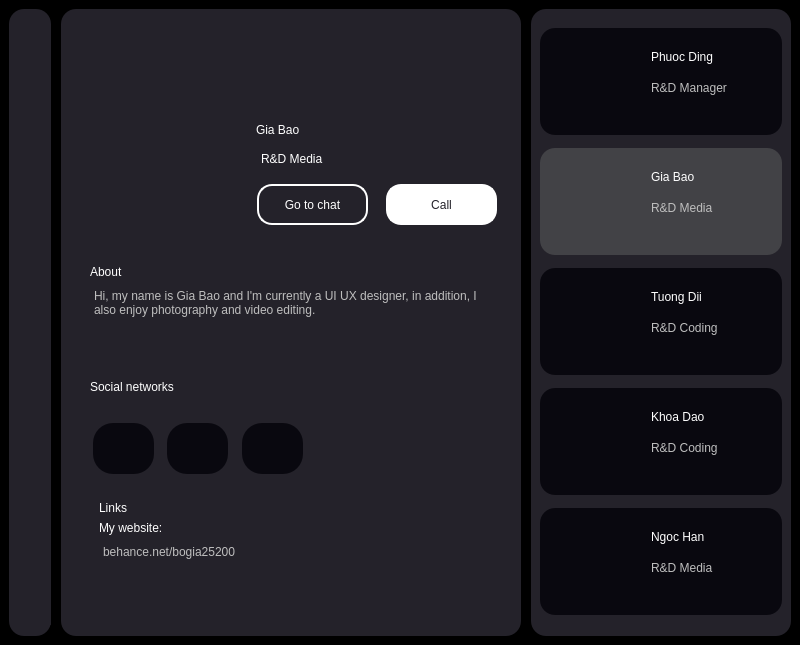
<?xml version="1.0" encoding="UTF-8"?>
<ui version="4.0">
 <class>MainWindow</class>
 <widget class="QMainWindow" name="MainWindow">
  <property name="geometry">
   <rect>
    <x>0</x>
    <y>0</y>
    <width>800</width>
    <height>600</height>
   </rect>
  </property>
  <property name="windowTitle">
   <string>MainWindow</string>
  </property>
  <widget class="QWidget" name="centralwidget">
   <property name="styleSheet">
    <string notr="true">background-color: black;</string>
   </property>
   <layout class="QHBoxLayout" name="horizontalLayout">
    <property name="spacing">
     <number>10</number>
    </property>
    <item>
     <widget class="QWidget" name="widget" native="true">
      <property name="minimumSize">
       <size>
        <width>42</width>
        <height>0</height>
       </size>
      </property>
      <property name="maximumSize">
       <size>
        <width>42</width>
        <height>16777215</height>
       </size>
      </property>
      <property name="styleSheet">
       <string notr="true">background-color: #24222A;
border-radius: 15px;</string>
      </property>
      <layout class="QVBoxLayout" name="verticalLayout">
       <item>
        <widget class="QWidget" name="widget_4" native="true">
         <widget class="QLabel" name="label_7">
          <property name="geometry">
           <rect>
            <x>0</x>
            <y>10</y>
            <width>20</width>
            <height>20</height>
           </rect>
          </property>
          <property name="text">
           <string/>
          </property>
          <property name="pixmap">
           <pixmap>../img/icons8-home-30.png</pixmap>
          </property>
          <property name="scaledContents">
           <bool>true</bool>
          </property>
         </widget>
         <widget class="QLabel" name="label_8">
          <property name="geometry">
           <rect>
            <x>0</x>
            <y>40</y>
            <width>20</width>
            <height>20</height>
           </rect>
          </property>
          <property name="text">
           <string/>
          </property>
          <property name="pixmap">
           <pixmap>../img/icons8-images-folder-48.png</pixmap>
          </property>
          <property name="scaledContents">
           <bool>true</bool>
          </property>
         </widget>
         <widget class="QLabel" name="label_9">
          <property name="geometry">
           <rect>
            <x>1</x>
            <y>70</y>
            <width>20</width>
            <height>20</height>
           </rect>
          </property>
          <property name="text">
           <string/>
          </property>
          <property name="pixmap">
           <pixmap>../img/icons8-friends-48.png</pixmap>
          </property>
          <property name="scaledContents">
           <bool>true</bool>
          </property>
         </widget>
        </widget>
       </item>
       <item>
        <widget class="QWidget" name="widget_5" native="true">
         <property name="minimumSize">
          <size>
           <width>40</width>
           <height>40</height>
          </size>
         </property>
         <property name="maximumSize">
          <size>
           <width>40</width>
           <height>40</height>
          </size>
         </property>
         <widget class="QLabel" name="label_6">
          <property name="geometry">
           <rect>
            <x>2</x>
            <y>16</y>
            <width>20</width>
            <height>20</height>
           </rect>
          </property>
          <property name="text">
           <string/>
          </property>
          <property name="pixmap">
           <pixmap>../img/icons8-qr-64.png</pixmap>
          </property>
          <property name="scaledContents">
           <bool>true</bool>
          </property>
         </widget>
        </widget>
       </item>
      </layout>
     </widget>
    </item>
    <item>
     <widget class="QWidget" name="widget_2" native="true">
      <property name="styleSheet">
       <string notr="true">background-color: #24222A;
border-radius: 15px;</string>
      </property>
      <layout class="QVBoxLayout" name="verticalLayout_3">
       <property name="leftMargin">
        <number>20</number>
       </property>
       <item>
        <widget class="QWidget" name="widget_6" native="true">
         <property name="minimumSize">
          <size>
           <width>0</width>
           <height>80</height>
          </size>
         </property>
         <property name="maximumSize">
          <size>
           <width>16777215</width>
           <height>80</height>
          </size>
         </property>
         <widget class="QPushButton" name="btn_back">
          <property name="geometry">
           <rect>
            <x>0</x>
            <y>19</y>
            <width>75</width>
            <height>24</height>
           </rect>
          </property>
          <property name="cursor">
           <cursorShape>PointingHandCursor</cursorShape>
          </property>
          <property name="text">
           <string/>
          </property>
          <property name="icon">
           <iconset>
            <normaloff>../img/icons8-left-arrow-50.png</normaloff>../img/icons8-left-arrow-50.png</iconset>
          </property>
          <property name="iconSize">
           <size>
            <width>30</width>
            <height>30</height>
           </size>
          </property>
         </widget>
        </widget>
       </item>
       <item>
        <widget class="QWidget" name="widget_7" native="true">
         <property name="minimumSize">
          <size>
           <width>0</width>
           <height>140</height>
          </size>
         </property>
         <property name="maximumSize">
          <size>
           <width>16777215</width>
           <height>140</height>
          </size>
         </property>
         <layout class="QHBoxLayout" name="horizontalLayout_2">
          <property name="topMargin">
           <number>0</number>
          </property>
          <property name="bottomMargin">
           <number>0</number>
          </property>
          <item>
           <widget class="QWidget" name="widget_11" native="true">
            <property name="minimumSize">
             <size>
              <width>160</width>
              <height>0</height>
             </size>
            </property>
            <property name="maximumSize">
             <size>
              <width>160</width>
              <height>16777215</height>
             </size>
            </property>
            <widget class="QLabel" name="label_60">
             <property name="geometry">
              <rect>
               <x>0</x>
               <y>-3</y>
               <width>130</width>
               <height>120</height>
              </rect>
             </property>
             <property name="text">
              <string/>
             </property>
             <property name="pixmap">
              <pixmap>../img/bao (2).png</pixmap>
             </property>
             <property name="scaledContents">
              <bool>true</bool>
             </property>
            </widget>
           </widget>
          </item>
          <item>
           <widget class="QWidget" name="widget_12" native="true">
            <widget class="QLabel" name="label_61">
             <property name="geometry">
              <rect>
               <x>0</x>
               <y>10</y>
               <width>111</width>
               <height>31</height>
              </rect>
             </property>
             <property name="styleSheet">
              <string notr="true">font: 700 16pt &quot;Arial&quot;;
color: #ffffff;</string>
             </property>
             <property name="text">
              <string>Gia Bao</string>
             </property>
            </widget>
            <widget class="QLabel" name="label_62">
             <property name="enabled">
              <bool>true</bool>
             </property>
             <property name="geometry">
              <rect>
               <x>5</x>
               <y>45</y>
               <width>91</width>
               <height>20</height>
              </rect>
             </property>
             <property name="styleSheet">
              <string notr="true">font: 700 10pt &quot;Arial&quot;;
color: #ffffff;
</string>
             </property>
             <property name="text">
              <string>R&amp;D Media</string>
             </property>
            </widget>
            <widget class="QPushButton" name="pushButton">
             <property name="geometry">
              <rect>
               <x>1</x>
               <y>80</y>
               <width>111</width>
               <height>41</height>
              </rect>
             </property>
             <property name="styleSheet">
              <string notr="true">border: 2px solid #ffffff;
font: 12pt &quot;Arial&quot;;
color: #ffffff;</string>
             </property>
             <property name="text">
              <string>Go to chat</string>
             </property>
            </widget>
            <widget class="QPushButton" name="pushButton_2">
             <property name="geometry">
              <rect>
               <x>130</x>
               <y>80</y>
               <width>111</width>
               <height>41</height>
              </rect>
             </property>
             <property name="styleSheet">
              <string notr="true">border: 2px solid #ffffff;
background-color: #ffffff;
font: 12pt &quot;Arial&quot;;
color: #24222A;</string>
             </property>
             <property name="text">
              <string>Call</string>
             </property>
            </widget>
           </widget>
          </item>
         </layout>
        </widget>
       </item>
       <item>
        <widget class="QWidget" name="widget_10" native="true">
         <property name="minimumSize">
          <size>
           <width>0</width>
           <height>100</height>
          </size>
         </property>
         <property name="maximumSize">
          <size>
           <width>16777215</width>
           <height>100</height>
          </size>
         </property>
         <layout class="QVBoxLayout" name="verticalLayout_4">
          <property name="topMargin">
           <number>15</number>
          </property>
          <item>
           <widget class="QLabel" name="label_66">
            <property name="enabled">
             <bool>true</bool>
            </property>
            <property name="styleSheet">
             <string notr="true">font: 700 15pt &quot;Arial&quot;;
color: #ffffff;</string>
            </property>
            <property name="text">
             <string>About</string>
            </property>
           </widget>
          </item>
          <item>
           <widget class="QPlainTextEdit" name="plainTextEdit">
            <property name="enabled">
             <bool>false</bool>
            </property>
            <property name="plainText">
             <string>Hi, my name is Gia Bao and I'm currently a UI UX designer, in addition, I also enjoy photography and video editing.</string>
            </property>
           </widget>
          </item>
         </layout>
        </widget>
       </item>
       <item>
        <widget class="QWidget" name="widget_8" native="true">
         <property name="minimumSize">
          <size>
           <width>0</width>
           <height>130</height>
          </size>
         </property>
         <property name="maximumSize">
          <size>
           <width>16777215</width>
           <height>130</height>
          </size>
         </property>
         <layout class="QVBoxLayout" name="verticalLayout_5">
          <property name="spacing">
           <number>0</number>
          </property>
          <property name="topMargin">
           <number>0</number>
          </property>
          <item>
           <widget class="QLabel" name="label_67">
            <property name="enabled">
             <bool>true</bool>
            </property>
            <property name="styleSheet">
             <string notr="true">font: 700 15pt &quot;Arial&quot;;
color: #ffffff;</string>
            </property>
            <property name="text">
             <string>Social networks</string>
            </property>
           </widget>
          </item>
          <item>
           <widget class="QWidget" name="widget_13" native="true">
            <property name="layoutDirection">
             <enum>Qt::LeftToRight</enum>
            </property>
            <widget class="QGraphicsView" name="graphicsView_6">
             <property name="geometry">
              <rect>
               <x>77</x>
               <y>6</y>
               <width>61</width>
               <height>51</height>
              </rect>
             </property>
             <property name="minimumSize">
              <size>
               <width>61</width>
               <height>51</height>
              </size>
             </property>
             <property name="maximumSize">
              <size>
               <width>61</width>
               <height>51</height>
              </size>
             </property>
             <property name="styleSheet">
              <string notr="true">border-radius: 20px;
background-color: #09080F;</string>
             </property>
            </widget>
            <widget class="QGraphicsView" name="graphicsView_7">
             <property name="geometry">
              <rect>
               <x>152</x>
               <y>6</y>
               <width>61</width>
               <height>51</height>
              </rect>
             </property>
             <property name="minimumSize">
              <size>
               <width>61</width>
               <height>51</height>
              </size>
             </property>
             <property name="maximumSize">
              <size>
               <width>61</width>
               <height>51</height>
              </size>
             </property>
             <property name="styleSheet">
              <string notr="true">border-radius: 20px;
background-color: #09080F;</string>
             </property>
            </widget>
            <widget class="QGraphicsView" name="graphicsView_5">
             <property name="geometry">
              <rect>
               <x>3</x>
               <y>6</y>
               <width>61</width>
               <height>51</height>
              </rect>
             </property>
             <property name="minimumSize">
              <size>
               <width>61</width>
               <height>51</height>
              </size>
             </property>
             <property name="maximumSize">
              <size>
               <width>61</width>
               <height>51</height>
              </size>
             </property>
             <property name="styleSheet">
              <string notr="true">border-radius: 20px;
background-color: #09080F;</string>
             </property>
            </widget>
            <widget class="QLabel" name="label_2">
             <property name="geometry">
              <rect>
               <x>20</x>
               <y>18</y>
               <width>25</width>
               <height>25</height>
              </rect>
             </property>
             <property name="styleSheet">
              <string notr="true">background-color: #09080F;</string>
             </property>
             <property name="text">
              <string/>
             </property>
             <property name="pixmap">
              <pixmap>../img/facebook.png</pixmap>
             </property>
             <property name="scaledContents">
              <bool>true</bool>
             </property>
            </widget>
            <widget class="QLabel" name="label_3">
             <property name="geometry">
              <rect>
               <x>95</x>
               <y>18</y>
               <width>25</width>
               <height>25</height>
              </rect>
             </property>
             <property name="styleSheet">
              <string notr="true">background-color: #09080F;</string>
             </property>
             <property name="text">
              <string/>
             </property>
             <property name="pixmap">
              <pixmap>../img/instagram.png</pixmap>
             </property>
             <property name="scaledContents">
              <bool>true</bool>
             </property>
            </widget>
            <widget class="QLabel" name="label_4">
             <property name="geometry">
              <rect>
               <x>170</x>
               <y>19</y>
               <width>25</width>
               <height>25</height>
              </rect>
             </property>
             <property name="styleSheet">
              <string notr="true">background-color: #09080F;</string>
             </property>
             <property name="text">
              <string/>
             </property>
             <property name="pixmap">
              <pixmap>../img/linkedin.png</pixmap>
             </property>
             <property name="scaledContents">
              <bool>true</bool>
             </property>
            </widget>
           </widget>
          </item>
         </layout>
        </widget>
       </item>
       <item>
        <widget class="QWidget" name="widget_9" native="true">
         <layout class="QHBoxLayout" name="horizontalLayout_3">
          <item>
           <widget class="QWidget" name="widget_14" native="true">
            <layout class="QVBoxLayout" name="verticalLayout_6">
             <property name="topMargin">
              <number>0</number>
             </property>
             <item>
              <widget class="QLabel" name="label_68">
               <property name="enabled">
                <bool>true</bool>
               </property>
               <property name="styleSheet">
                <string notr="true">font: 700 15pt &quot;Arial&quot;;
color: #ffffff;</string>
               </property>
               <property name="text">
                <string>Links</string>
               </property>
              </widget>
             </item>
             <item>
              <widget class="QLabel" name="label_69">
               <property name="enabled">
                <bool>true</bool>
               </property>
               <property name="styleSheet">
                <string notr="true">color: #ffffff;
font: 12pt &quot;Arial&quot;;</string>
               </property>
               <property name="text">
                <string>My website:</string>
               </property>
              </widget>
             </item>
             <item>
              <widget class="QPlainTextEdit" name="plainTextEdit_2">
               <property name="enabled">
                <bool>false</bool>
               </property>
               <property name="plainText">
                <string>behance.net/bogia25200</string>
               </property>
              </widget>
             </item>
            </layout>
           </widget>
          </item>
          <item>
           <widget class="QWidget" name="widget_15" native="true">
            <property name="minimumSize">
             <size>
              <width>60</width>
              <height>0</height>
             </size>
            </property>
            <property name="maximumSize">
             <size>
              <width>60</width>
              <height>16777215</height>
             </size>
            </property>
            <widget class="QLabel" name="label_5">
             <property name="geometry">
              <rect>
               <x>20</x>
               <y>44</y>
               <width>30</width>
               <height>30</height>
              </rect>
             </property>
             <property name="text">
              <string/>
             </property>
             <property name="pixmap">
              <pixmap>../img/icons8-external-link-64.png</pixmap>
             </property>
             <property name="scaledContents">
              <bool>true</bool>
             </property>
            </widget>
           </widget>
          </item>
         </layout>
        </widget>
       </item>
      </layout>
     </widget>
    </item>
    <item>
     <widget class="QWidget" name="widget_3" native="true">
      <property name="minimumSize">
       <size>
        <width>260</width>
        <height>0</height>
       </size>
      </property>
      <property name="maximumSize">
       <size>
        <width>260</width>
        <height>16777215</height>
       </size>
      </property>
      <property name="styleSheet">
       <string notr="true">background-color: #24222A;
border-radius: 15px;</string>
      </property>
      <layout class="QVBoxLayout" name="verticalLayout_2">
       <property name="leftMargin">
        <number>9</number>
       </property>
       <property name="topMargin">
        <number>12</number>
       </property>
       <item>
        <widget class="QFrame" name="frame_12">
         <property name="minimumSize">
          <size>
           <width>0</width>
           <height>107</height>
          </size>
         </property>
         <property name="maximumSize">
          <size>
           <width>16777215</width>
           <height>107</height>
          </size>
         </property>
         <property name="styleSheet">
          <string notr="true">background-color: #09080F;
border-radius: 15px;</string>
         </property>
         <property name="frameShape">
          <enum>QFrame::StyledPanel</enum>
         </property>
         <property name="frameShadow">
          <enum>QFrame::Raised</enum>
         </property>
         <widget class="QLabel" name="label_45">
          <property name="geometry">
           <rect>
            <x>8</x>
            <y>6</y>
            <width>100</width>
            <height>91</height>
           </rect>
          </property>
          <property name="text">
           <string/>
          </property>
          <property name="pixmap">
           <pixmap>../img/anhPhuoc.png</pixmap>
          </property>
          <property name="scaledContents">
           <bool>true</bool>
          </property>
         </widget>
         <widget class="QLabel" name="label_46">
          <property name="geometry">
           <rect>
            <x>111</x>
            <y>19</y>
            <width>91</width>
            <height>20</height>
           </rect>
          </property>
          <property name="styleSheet">
           <string notr="true">font: 700 12pt &quot;Arial&quot;;
color: #ffffff;</string>
          </property>
          <property name="text">
           <string>Phuoc Ding</string>
          </property>
         </widget>
         <widget class="QLabel" name="label_47">
          <property name="enabled">
           <bool>false</bool>
          </property>
          <property name="geometry">
           <rect>
            <x>111</x>
            <y>50</y>
            <width>91</width>
            <height>20</height>
           </rect>
          </property>
          <property name="styleSheet">
           <string notr="true">font: 700 10pt &quot;Arial&quot;;
</string>
          </property>
          <property name="text">
           <string>R&amp;D Manager</string>
          </property>
         </widget>
        </widget>
       </item>
       <item>
        <widget class="QFrame" name="frame_11">
         <property name="maximumSize">
          <size>
           <width>16777215</width>
           <height>107</height>
          </size>
         </property>
         <property name="styleSheet">
          <string notr="true">background-color: #424246;
border-radius: 15px;</string>
         </property>
         <property name="frameShape">
          <enum>QFrame::StyledPanel</enum>
         </property>
         <property name="frameShadow">
          <enum>QFrame::Raised</enum>
         </property>
         <widget class="QLabel" name="label_42">
          <property name="geometry">
           <rect>
            <x>8</x>
            <y>6</y>
            <width>100</width>
            <height>91</height>
           </rect>
          </property>
          <property name="text">
           <string/>
          </property>
          <property name="pixmap">
           <pixmap>../img/bao (2).png</pixmap>
          </property>
          <property name="scaledContents">
           <bool>true</bool>
          </property>
         </widget>
         <widget class="QLabel" name="label_43">
          <property name="geometry">
           <rect>
            <x>111</x>
            <y>19</y>
            <width>91</width>
            <height>20</height>
           </rect>
          </property>
          <property name="styleSheet">
           <string notr="true">font: 700 12pt &quot;Arial&quot;;
color: #ffffff;</string>
          </property>
          <property name="text">
           <string>Gia Bao</string>
          </property>
         </widget>
         <widget class="QLabel" name="label_44">
          <property name="enabled">
           <bool>false</bool>
          </property>
          <property name="geometry">
           <rect>
            <x>111</x>
            <y>50</y>
            <width>91</width>
            <height>20</height>
           </rect>
          </property>
          <property name="styleSheet">
           <string notr="true">font: 700 10pt &quot;Arial&quot;;
</string>
          </property>
          <property name="text">
           <string>R&amp;D Media</string>
          </property>
         </widget>
        </widget>
       </item>
       <item>
        <widget class="QFrame" name="frame_14">
         <property name="maximumSize">
          <size>
           <width>16777215</width>
           <height>107</height>
          </size>
         </property>
         <property name="styleSheet">
          <string notr="true">background-color: #09080F;
border-radius: 15px;</string>
         </property>
         <property name="frameShape">
          <enum>QFrame::StyledPanel</enum>
         </property>
         <property name="frameShadow">
          <enum>QFrame::Raised</enum>
         </property>
         <widget class="QLabel" name="label_57">
          <property name="geometry">
           <rect>
            <x>8</x>
            <y>6</y>
            <width>100</width>
            <height>91</height>
           </rect>
          </property>
          <property name="text">
           <string/>
          </property>
          <property name="pixmap">
           <pixmap>../img/TuongDii.png</pixmap>
          </property>
          <property name="scaledContents">
           <bool>true</bool>
          </property>
         </widget>
         <widget class="QLabel" name="label_58">
          <property name="geometry">
           <rect>
            <x>111</x>
            <y>19</y>
            <width>91</width>
            <height>20</height>
           </rect>
          </property>
          <property name="styleSheet">
           <string notr="true">font: 700 12pt &quot;Arial&quot;;
color: #ffffff;</string>
          </property>
          <property name="text">
           <string>Tuong Dii</string>
          </property>
         </widget>
         <widget class="QLabel" name="label_59">
          <property name="enabled">
           <bool>false</bool>
          </property>
          <property name="geometry">
           <rect>
            <x>111</x>
            <y>50</y>
            <width>91</width>
            <height>20</height>
           </rect>
          </property>
          <property name="styleSheet">
           <string notr="true">font: 700 10pt &quot;Arial&quot;;
</string>
          </property>
          <property name="text">
           <string>R&amp;D Coding</string>
          </property>
         </widget>
        </widget>
       </item>
       <item>
        <widget class="QFrame" name="frame_13">
         <property name="maximumSize">
          <size>
           <width>16777215</width>
           <height>107</height>
          </size>
         </property>
         <property name="styleSheet">
          <string notr="true">background-color: #09080F;
border-radius: 15px;</string>
         </property>
         <property name="frameShape">
          <enum>QFrame::StyledPanel</enum>
         </property>
         <property name="frameShadow">
          <enum>QFrame::Raised</enum>
         </property>
         <widget class="QLabel" name="label_54">
          <property name="geometry">
           <rect>
            <x>8</x>
            <y>6</y>
            <width>100</width>
            <height>91</height>
           </rect>
          </property>
          <property name="text">
           <string/>
          </property>
          <property name="pixmap">
           <pixmap>../img/khoa.png</pixmap>
          </property>
          <property name="scaledContents">
           <bool>true</bool>
          </property>
         </widget>
         <widget class="QLabel" name="label_55">
          <property name="geometry">
           <rect>
            <x>111</x>
            <y>19</y>
            <width>91</width>
            <height>20</height>
           </rect>
          </property>
          <property name="styleSheet">
           <string notr="true">font: 700 12pt &quot;Arial&quot;;
color: #ffffff;</string>
          </property>
          <property name="text">
           <string>Khoa Dao</string>
          </property>
         </widget>
         <widget class="QLabel" name="label_56">
          <property name="enabled">
           <bool>false</bool>
          </property>
          <property name="geometry">
           <rect>
            <x>111</x>
            <y>50</y>
            <width>91</width>
            <height>20</height>
           </rect>
          </property>
          <property name="styleSheet">
           <string notr="true">font: 700 10pt &quot;Arial&quot;;
</string>
          </property>
          <property name="text">
           <string>R&amp;D Coding</string>
          </property>
         </widget>
        </widget>
       </item>
       <item>
        <widget class="QFrame" name="frame_16">
         <property name="maximumSize">
          <size>
           <width>16777215</width>
           <height>107</height>
          </size>
         </property>
         <property name="styleSheet">
          <string notr="true">background-color: #09080F;
border-radius: 15px;</string>
         </property>
         <property name="frameShape">
          <enum>QFrame::StyledPanel</enum>
         </property>
         <property name="frameShadow">
          <enum>QFrame::Raised</enum>
         </property>
         <widget class="QLabel" name="label_63">
          <property name="geometry">
           <rect>
            <x>8</x>
            <y>6</y>
            <width>100</width>
            <height>91</height>
           </rect>
          </property>
          <property name="text">
           <string/>
          </property>
          <property name="pixmap">
           <pixmap>../img/chiHan.png</pixmap>
          </property>
          <property name="scaledContents">
           <bool>true</bool>
          </property>
         </widget>
         <widget class="QLabel" name="label_64">
          <property name="geometry">
           <rect>
            <x>111</x>
            <y>19</y>
            <width>91</width>
            <height>20</height>
           </rect>
          </property>
          <property name="styleSheet">
           <string notr="true">font: 700 12pt &quot;Arial&quot;;
color: #ffffff;</string>
          </property>
          <property name="text">
           <string>Ngoc Han</string>
          </property>
         </widget>
         <widget class="QLabel" name="label_65">
          <property name="enabled">
           <bool>false</bool>
          </property>
          <property name="geometry">
           <rect>
            <x>111</x>
            <y>50</y>
            <width>91</width>
            <height>20</height>
           </rect>
          </property>
          <property name="styleSheet">
           <string notr="true">font: 700 10pt &quot;Arial&quot;;
</string>
          </property>
          <property name="text">
           <string>R&amp;D Media</string>
          </property>
         </widget>
        </widget>
       </item>
      </layout>
     </widget>
    </item>
   </layout>
  </widget>
 </widget>
 <resources/>
 <connections/>
</ui>
